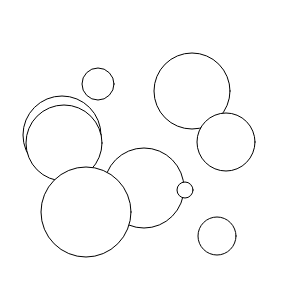
Frame 1 (no input)
Frame 60 (no input): identical to frame 1, image omitted
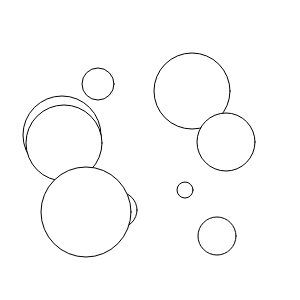
Frame 120 (the mouse pressed at the canvas centre since frame 60)

The p5.js sketch that drew these frames (run headless with seeded random() and noise() and a simulated clock; from frame 60 on, the mouse is pressed at the canvas centre):

// p5.js sketch
// ── sketch.js
class Circulo {
  constructor(x, y, r, visivel) {
    this.x = x;
    this.y = y;
    this.r = r;
    this.visivel = visivel;
  }
  mostraCirculo() {
    if (this.visivel) circle(this.x, this.y, 2 * this.r);
  }
  escondeSeMouseDentro() {
    if (this.visivel) {
      let distancia = dist(this.x, this.y, mouseX, mouseY);
      if (distancia < this.r) this.visivel = false;
      else this.visivel = true;
    }
  }
}

const NUM_CIRCULOS = 10;

let circulos = [];

function setup() {
  createCanvas(300, 300);
  geraCirculos();
}

function draw() {
  mostraCirculosVisiveis();
}

function geraCirculos() {
  for (let i = 0; i < NUM_CIRCULOS; i++) {
    let x = int(random(50, 250));
    let y = int(random(50, 250));
    let r = int(random(5, 50));
    let circulo = new Circulo(x, y, r, true);
    circulos.push(circulo);
  }
}

function mostraCirculosVisiveis() {
  background(255);
  for (let i = 0; i < NUM_CIRCULOS; i++) {
    circulos[i].escondeSeMouseDentro();
    circulos[i].mostraCirculo();
  }
}
